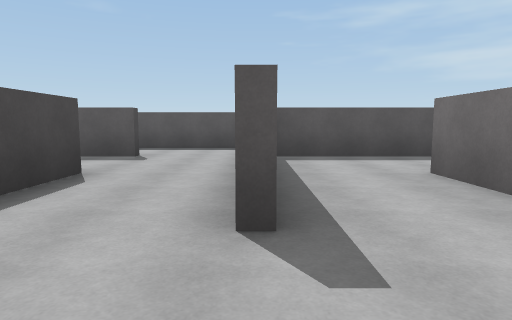
[1] (above)

20 first-person views from a walk through a Unity game level. The camera is 1.3 m above the floor, tilts 6° down and sees 75° across. The floor is counted in squares, 2 m on a side. Each view is taken from the middle of a square. On the plan, view 1 faces up. The plan holds only what a view shows up to about 10 squares ahead; the rest is blank. The place goes on beyond the plan. The player is left out.

[2]
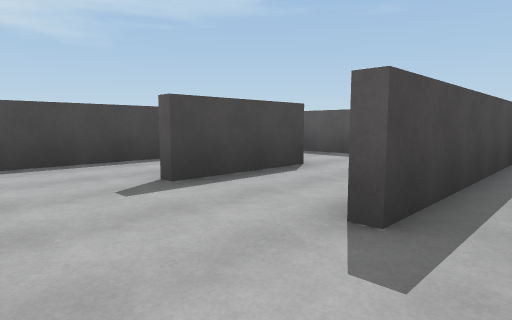

[3]
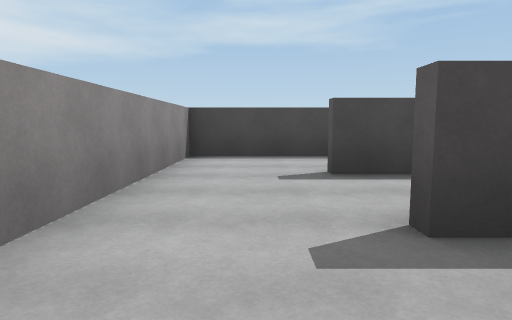

[4]
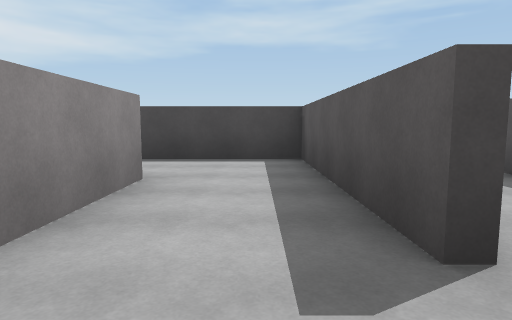

[5]
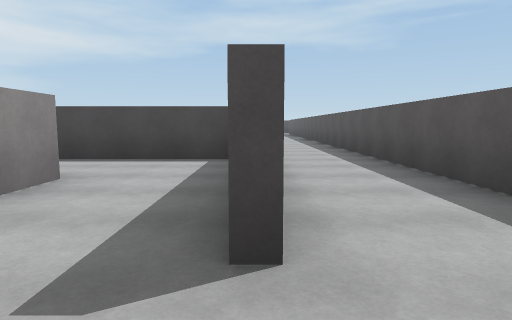

[6]
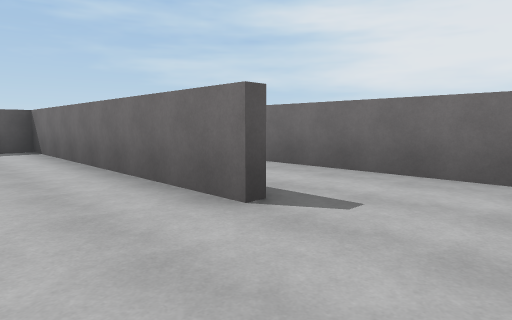

[7]
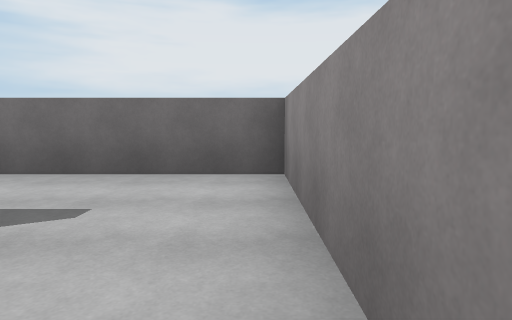

[8]
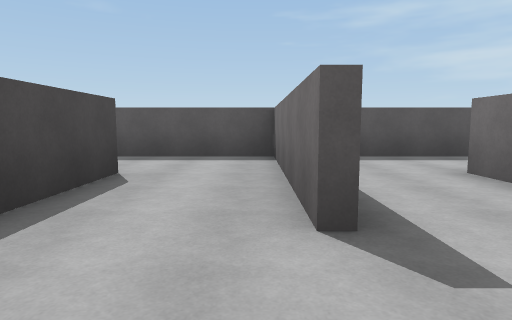

[9]
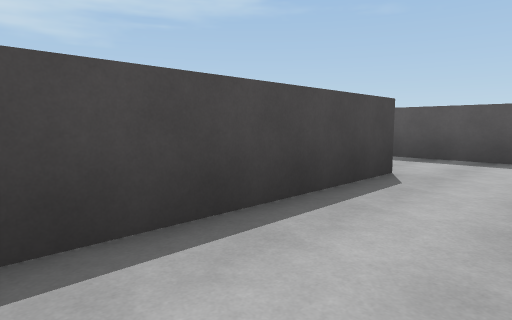

[10]
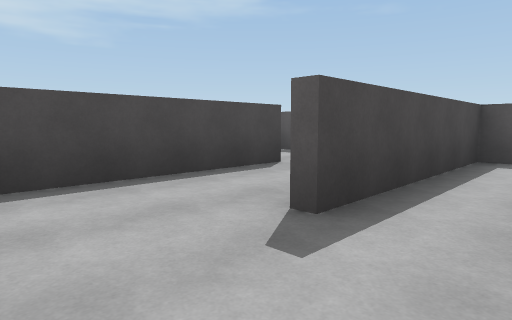

[11]
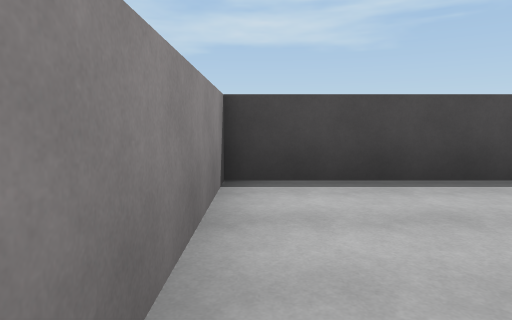

[12]
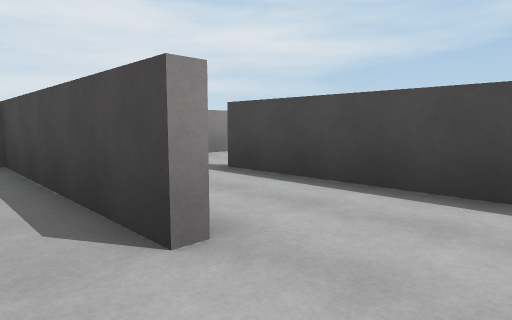

[13]
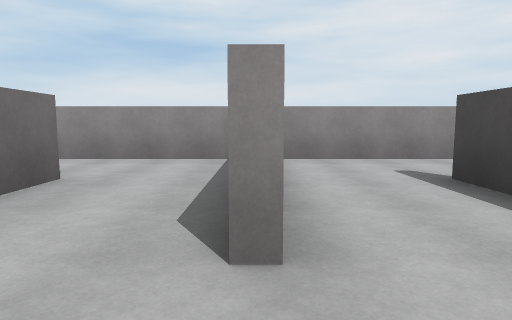

[14]
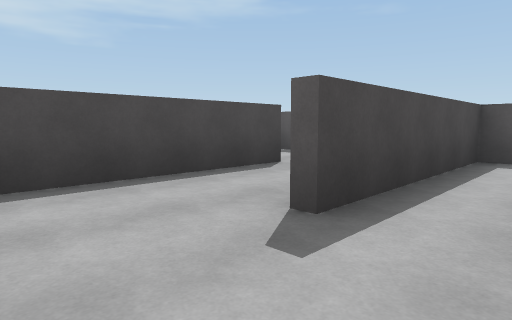

[15]
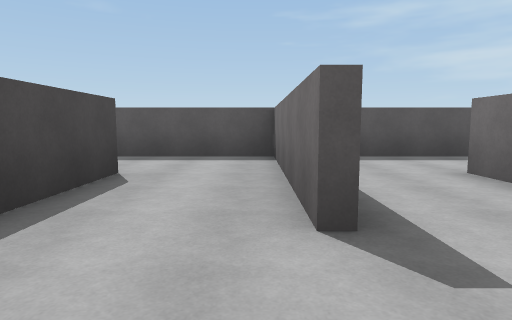

[16]
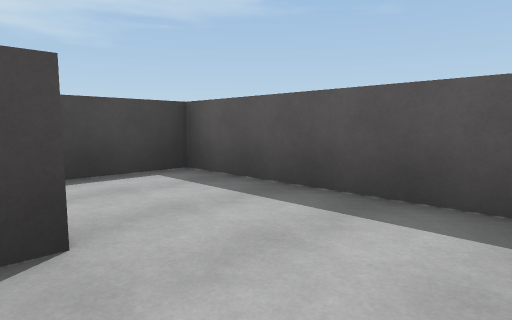

[17]
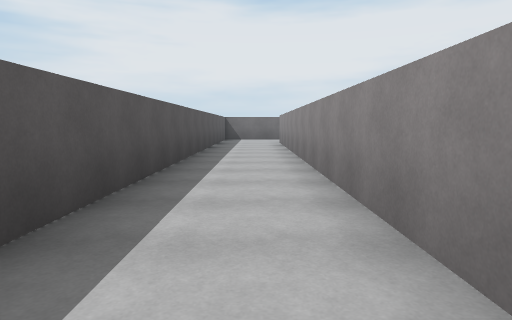

[18]
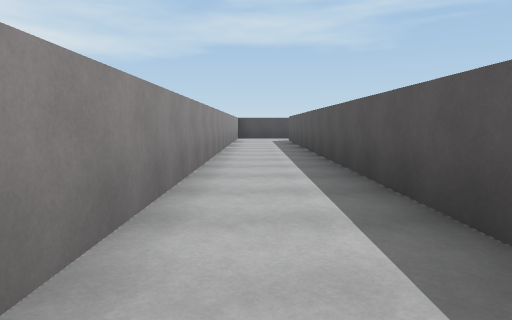

[19]
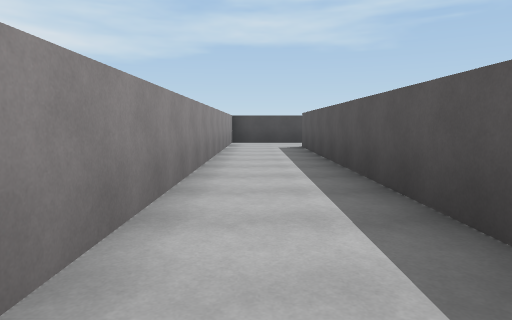

[20]
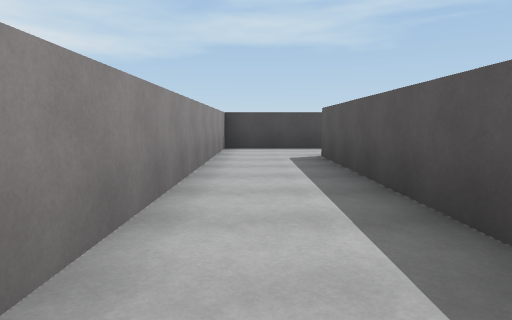

### Floor plan
Points are (right, up) in squares from view 1. A wall is a line through its corners. A room is listed if a view was taken in it or the views show most of it. See-through windows are left out.
Room 1 (views 1, 2, 3, 6, 7)
walls: (-0.1, 1.9) (-0.1, 4.4); (0.1, 4.5) (0.1, 2); (-2.4, 4.5) (-2.4, 2); (-4.9, 3.2) (-4.9, -0.4) (2.4, -0.4) (2.4, 4.5)
ways out: opening at (-1, 3.5) to room 2; opening at (1.5, 3.5) to room 9
Room 2 (views 4, 5)
walls: (-2.4, 6.9) (-7.4, 6.9) (-7.4, 4.5); (-5.1, 4.6) (-2.8, 4.6); (-0.1, 4.4) (-0.1, 7.4)
ways out: opening at (-1, 3.5) to room 1; opening at (-6, 3.5) to room 3; opening at (-1.5, 7) to room 7
Room 3 (views 8, 9, 10, 11)
walls: (-7.6, 2) (-7.6, 4.5); (-7.4, 4.5) (-7.4, 2); (-9.9, 4.6) (-9.9, -0.4) (-6.1, -0.4); (-5.1, 3.6) (-5.1, 4.6)
ways out: opening at (-6, 3.5) to room 2; opening at (-8.5, 3.5) to room 4
Room 4 (view 12)
walls: (-7.6, 4.5) (-7.6, 6.9) (-9.5, 6.9)
ways out: opening at (-8.5, 3.5) to room 3; opening at (-10, 5.5) to room 5
Room 5 (view 13)
walls: (-9.5, 6.9) (-12.4, 6.9) (-12.4, 4.5)
ways out: opening at (-10, 5.5) to room 4; opening at (-11, 3.5) to room 6
Room 6 (views 14, 15, 16)
walls: (-12.6, 2) (-12.6, 4.5); (-12.4, 4.5) (-12.4, 2); (-14.4, -0.4) (-10.5, -0.4); (-14.9, 4.6) (-14.9, 0.5); (-10.1, 3.6) (-10.1, 4.5)
ways out: opening at (-11, 3.5) to room 5; opening at (-13.5, 3.5) to room 10
Room 7 (views 17, 18, 19, 20)
walls: (-27.4, 9.9) (-27.4, 7.1) (-5.2, 7.1); (-0.1, 7.4) (-0.1, 9.4) (-25, 9.4)
ways out: opening at (-1.5, 7) to room 2; opening at (-26.5, 9)
Room 8 (no view inside)
walls: (-14.5, 6.9) (-17.4, 6.9) (-17.4, 5.1)
ways out: opening at (-15, 5.5) to room 10
Room 9 (no view inside)
walls: (2.6, 6.9) (0.1, 6.9) (0.1, 4.5)
ways out: opening at (1.5, 3.5) to room 1; opening at (3, 5.5)
Room 10 (no view inside)
walls: (-12.6, 4.5) (-12.6, 6.9) (-14.5, 6.9)
ways out: opening at (-13.5, 3.5) to room 6; opening at (-15, 5.5) to room 8

Positions as (right, up) in squares from view 1, and headings:
1: (0, 0), facing up
2: (1, 0), facing up-left
3: (2, 1), facing left
4: (-1, 6), facing left
5: (-1, 7), facing left
6: (-2, 0), facing up-right
7: (-2, 0), facing right
8: (-8, 0), facing up
9: (-8, 0), facing up-left
10: (-6, 0), facing up-left
11: (-6, 0), facing left
12: (-9, 6), facing down-left
13: (-10, 6), facing down
14: (-11, 0), facing up-left
15: (-13, 0), facing up
16: (-13, 4), facing up-left
17: (-15, 8), facing right
18: (-11, 8), facing left
19: (-15, 8), facing left
20: (-18, 8), facing left
